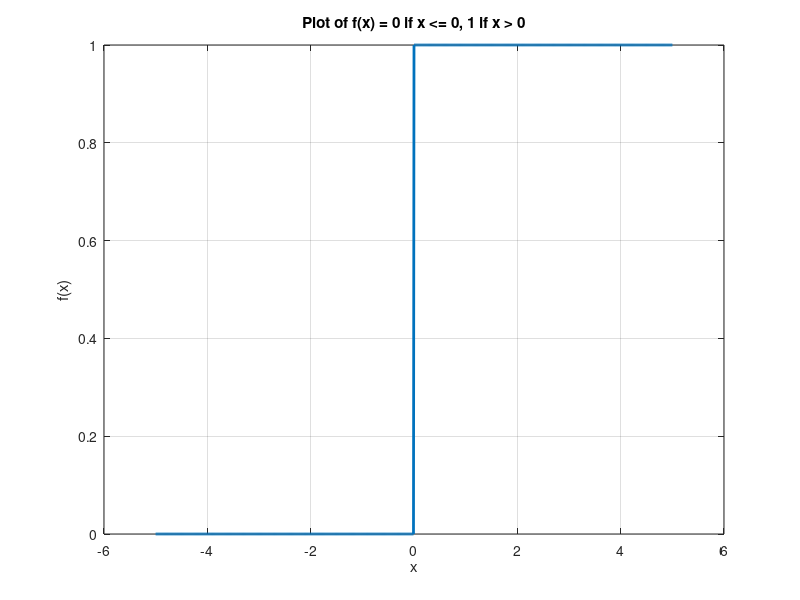

Reproduce this figure in MATLAB.

function_values = zeros(1, 1001); 
function_values(501:end) = 1; 

x = linspace(-5, 5, 1001);


plot(x, function_values, 'LineWidth', 2);
title('Plot of f(x) = 0 if x <= 0, 1 if x > 0');
xlabel('x');
ylabel('f(x)');
grid on;
